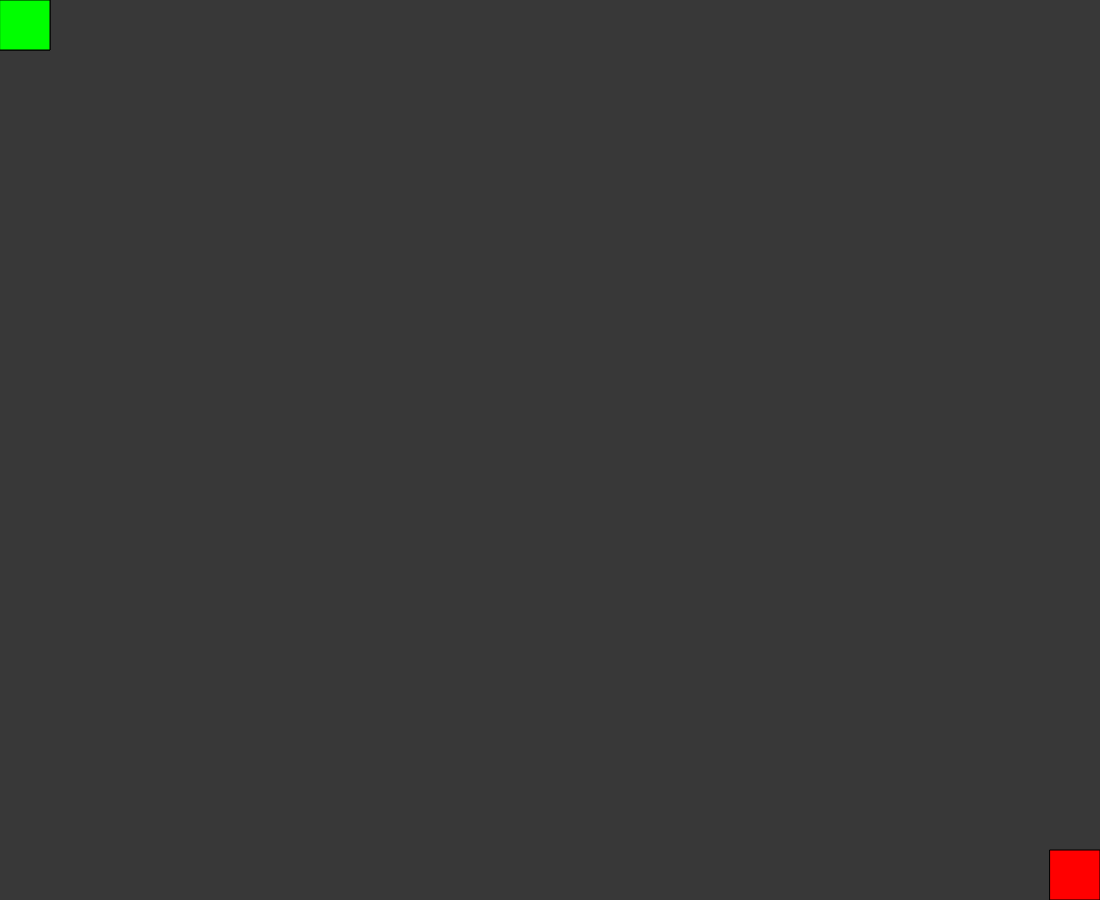
Frame 1 (no input)
Frame 60 (no input): identical to frame 1, image omitted
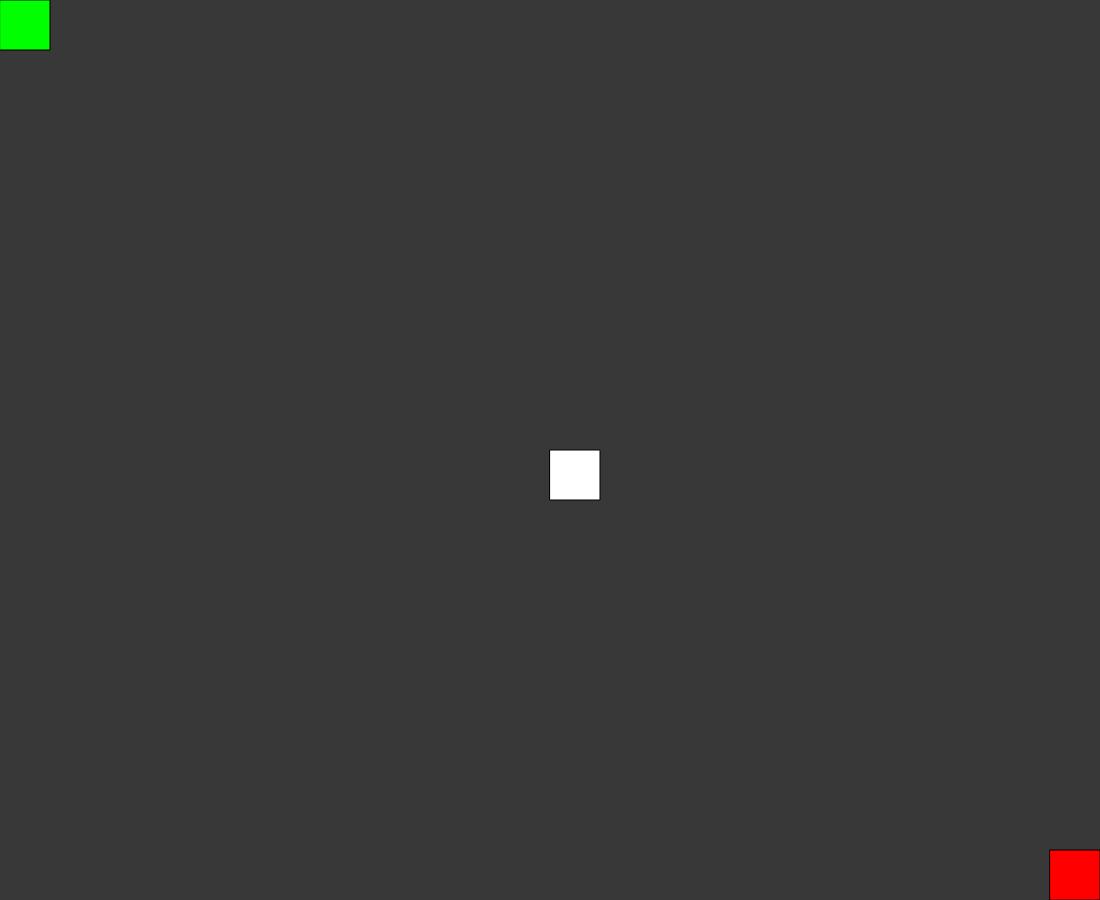
Frame 120 (the mouse pressed at the canvas centre since frame 60)

The p5.js sketch that drew these frames (run headless with seeded random() and noise() and a simulated clock; from frame 60 on, the mouse is pressed at the canvas centre):

// p5.js sketch
// ── sketch.js

let n;
let nodes = []
let start = []
let end = []
let AI = []
let obstacles = []
let nd
let path = []
let isStarted
let garb;

let mx;
let my;
let me;
let base
let huh

let node2d
let nodesTemp;




function setup(){
	base = 50
	createCanvas(round((window.innerWidth)/base)*base-100, round(window.innerHeight/base)*base-100)
	background(56)
	start = [0, 0]
	huh = false;
	node2d = [0]
	nodesTemp = []
	s = round(random(0, 19))
	e = round(random(0, 19))
	end = [width-base, height-base]
	isStarted = false
	garb = []
	obstacles = []
	
	
	//console.log(path)
	for (var y=0;y<height/base;y++){
		
		for (var i=0;i<width/base;i++){
			n = new Node(i*base, y*base)
			
			nodes.push(n)
		}
		
	}
	//console.log(node2d)
	for (var i=0;i<nodes.length;i++){
			//nodes[i].show()
			nodes[i].update(obstacles)
			
			//nodes[i].caluclate_shit(start[0], start[1], end[0], end[1])
			
		}

	for (var i=0;i<nodes.length;i++){
		for (var j=0;j<nodes.length;j++){
			var d = dist(nodes[i].x+50, nodes[i].y+50, nodes[j].x+50, nodes[j].y+50)
			if (d < base+10 && d > 0 && i!=j){
				nodes[j].adjacent.push(i)
			} 
		}
	}
	me = nodes[0]
	
}

function mouseClicked() {
	if (!isStarted){
	mx = round(mouseX/base)*base
	my = round(mouseY/base)*base
	fill(255, 255, 255)
	rect(mx, my, base, base)
	let cheese = true;
	for (var i=0;i<obstacles.length;i++){
  		
      	if (obstacles[i][0] == mx && obstacles[i][1] == my){
      			cheese = false
      			}
      		}
      if (cheese){
  		obstacles.push([mx, my])
  	}
  }
}	

function keyPressed() {

  if (keyCode === ENTER) {
  	for (var i=0;i<nodes.length;i++){
  		nodes[i].show()
  	}
    isStarted = true;
    AI = [start[0], start[1]]
	path = [AI]
  }
  

  if (keyCode === 32) {
  	for (var i=0;i<base;i++){
  		obstacles.push([round(random(0, (width-base)/base))*base, round(random(0, (height-base)/base))*base])
  	}
    //isStarted = true;
  }
  if (keyCode == 69){
  	mx = round(mouseX/base)*base
	my = round(mouseY/base)*base
	
	end = [mx, my]
  }
  if (keyCode == 83){
  	mx = round(mouseX/base)*base
	my = round(mouseY/base)*base
	
	start = [mx, my]
  }
  
}


function mouseDragged() {
	if (!isStarted){
  	mx = round(mouseX/base)*base
	my = round(mouseY/base)*base
	fill(255, 255, 255)
	rect(mx, my, base, base)

  	let cheese = true;
	for (var i=0;i<obstacles.length;i++){
  		
      	if (obstacles[i][0] == mx && obstacles[i][1] == my){
      			cheese = false
      			}
      		}
      if (cheese){
  		obstacles.push([mx, my])
  	}
  }
}

function draw(){
	if (!isStarted){
		background(56)
		
		
	}


	for (var i=0;i<obstacles.length;i++){
			fill(255, 255, 255)
			rect(obstacles[i][0], obstacles[i][1], base, base)
	}





	if (isStarted){
		nd = dist(AI[0], AI[1], end[0], end[1])

		


		if (huh == false){
		for (var i=0;i<nodes.length;i++){
			//nodes[i].show()
			nodes[i].update(obstacles)
			nodes[i].caluclate_shit(start[0], start[1], end[0], end[1])
			
		}
		}
		huh = true;
		//do_stuff()

		reCheck()
		//console.log(path.length)

		if (nd <= base){
			me = nodes[garb[garb.length-1]];
			//background(56)
			for (var i=0;i<obstacles.length;i++){
			fill(255, 255, 255)
			rect(obstacles[i][0], obstacles[i][1], base, base)
	}

			fill(255, 0, 0)
			rect(end[0], end[1], base, base)
			for (var i=garb.length-1;i>=0;i--){

				fill(255, 255, 0)
				rect(me.x, me.y, base, base)
				me = nodes[me.myCheese]
			}
			noLoop()
		}
		//console.log(nd)
		

	}
	
	else{
	mx = round(mouseX/base)*base
	my = round(mouseY/base)*base
	fill(255, 255, 255)
	rect(mx, my, base, base)

	if (keyIsDown(BACKSPACE)){
		mx = round(mouseX/base)*base
	my = round(mouseY/base)*base

  	for (var i=0;i<obstacles.length;i++){
  		fill(0, 0, 255)
  		rect(mx, my, base, base)
      	if (obstacles[i][0] == mx && obstacles[i][1] == my){
      			obstacles.splice(i, 1)
      			}
      		}
	}

	

	
	}

	fill(0, 255, 0)
		rect(start[0], start[1], base, base)

		fill(255, 0, 0)
		rect(end[0], end[1], base, base)
	
}





function reCheck(){
	let lowest_fcost = 100000000000;
	let best = 0;
	let path_best = 0
	for (var e=0;e<path.length;e++){
		fill(0, 255, 0)
		rect(path[e][0], path[e][1], base, base)

		fill(255, 0, 0)
		rect(end[0], end[1], base, base)
		
		
		//console.log(nd)

		var total_adjacent = 4
		for (var i=0;i<nodes.length;i++){
			//nodes[i].update(obstacles)

			var d = dist(path[e][0]+50, path[e][1]+50, nodes[i].realX, nodes[i].realY)
			if (d < base+10 && d > 0){
				total_adjacent--
				if (nodes[i].fcost < lowest_fcost){
					lowest_fcost = nodes[i].fcost
					best = i
					//garb.push([nodes[i].x, nodes[i].y])
					AI = path[e]
					//path_best = e;
					
					
				}	
			}
			if (total_adjacent <= 0){
				break
			}
		}
		
	}

	var AI_index

	for (var i=0;i<nodes.length;i++){
		if (nodes[i].x == AI[0] && nodes[i].y == AI[1]){
			AI_index = i
			break
		}
	}

	nodes[best].myCheese = AI_index
	garb.push(AI_index)

	AI = [nodes[best].x, nodes[best].y]
	
	
	nodes[best].can_cal = false
	nodes[best].fcost = 1000000000000000000000000

	path.push(AI)
	node2d.push(best)
	console.log(path.length)
	console.log(node2d.length)
	for (var i=0;i<path.length;i++){
		let can_bong = false;
		//console.log(nodes[best].adjacent.length)
		for (var j=0;j<nodes[node2d[i]].adjacent.length;j++){
			if (nodes[nodes[node2d[i]].adjacent[j]].can_cal == true){
				can_bong = true
				
				//path.push(AI)
			}
		}
		if (can_bong == false){
			path.splice(i, 1)
			node2d.splice(i, 1)
		}
	}




}


class Node{
	constructor(x, y){
		this.x = x
		this.y = y
		this.realX
		this.realY

		this.gcost
		this.hcost
		this.fcost
		this.can_cal = true
		this.myCheese
		this.adjacent = []

	}

	update(ob){


		for (var i=0;i<ob.length;i++){

		if (dist(ob[i][0], ob[i][1], this.x, this.y) == 0){
			this.can_cal = false
			this.fcost = 10000000000000000
		}
	}
		this.realX = this.x+50
		this.realY = this.y+50


	}
	show(){
		if (this.can_cal == false){
		fill(255, 255, 255)
		strokeWeight(4);
		stroke(0, 0, 0);
		rect(this.x, this.y, base, base)
		}
		
	}

	caluclate_shit(sx, sy, ex, ey){
		if (this.can_cal){
			this.gcost = dist(sx, sy, this.x, this.y)
			this.hcost = dist(ex, ey, this.x, this.y)
			this.fcost = this.gcost+this.hcost
		}


	}

}
